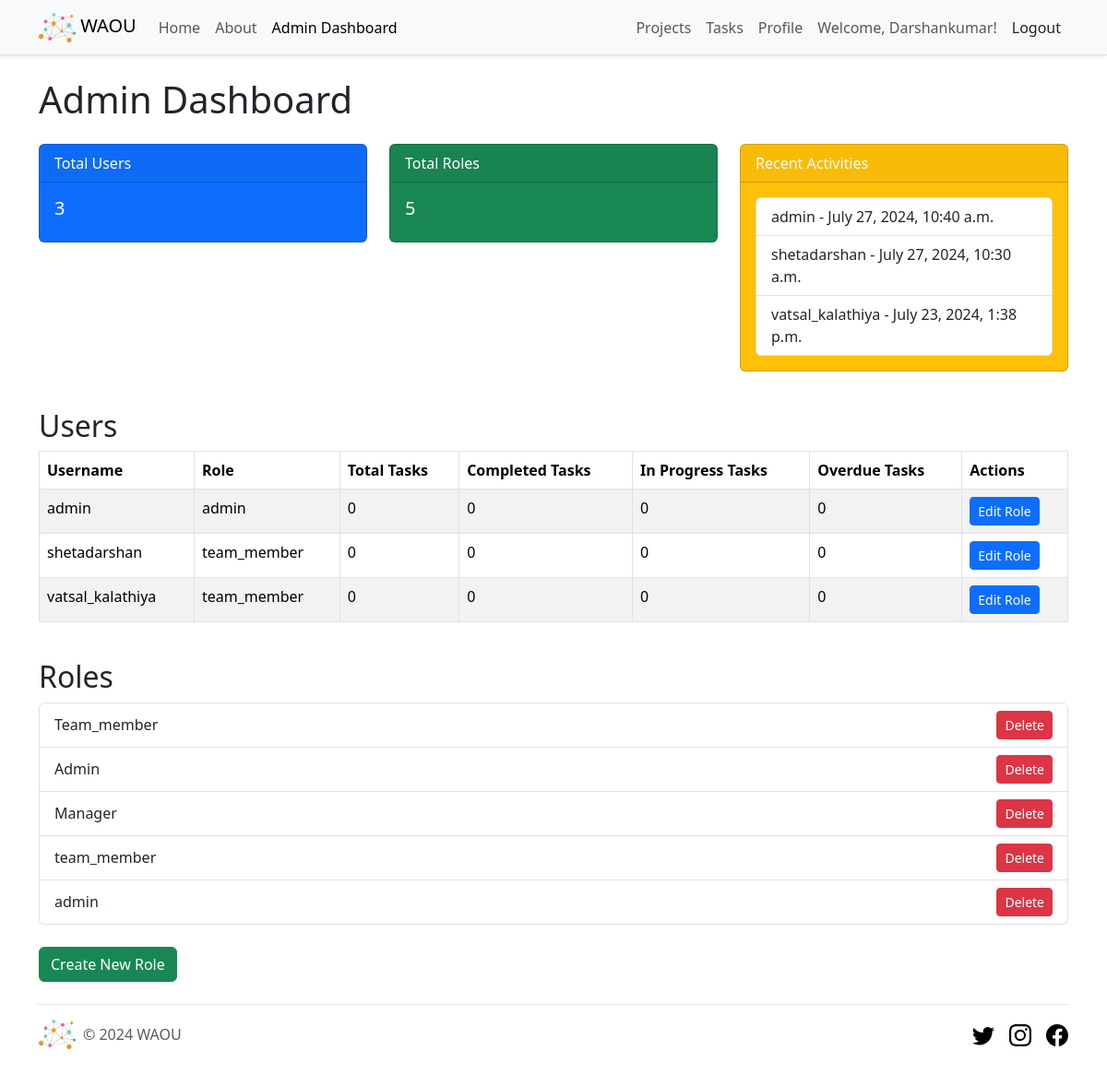
Before: /admin-dashboard/ (signed in) with the older database file.
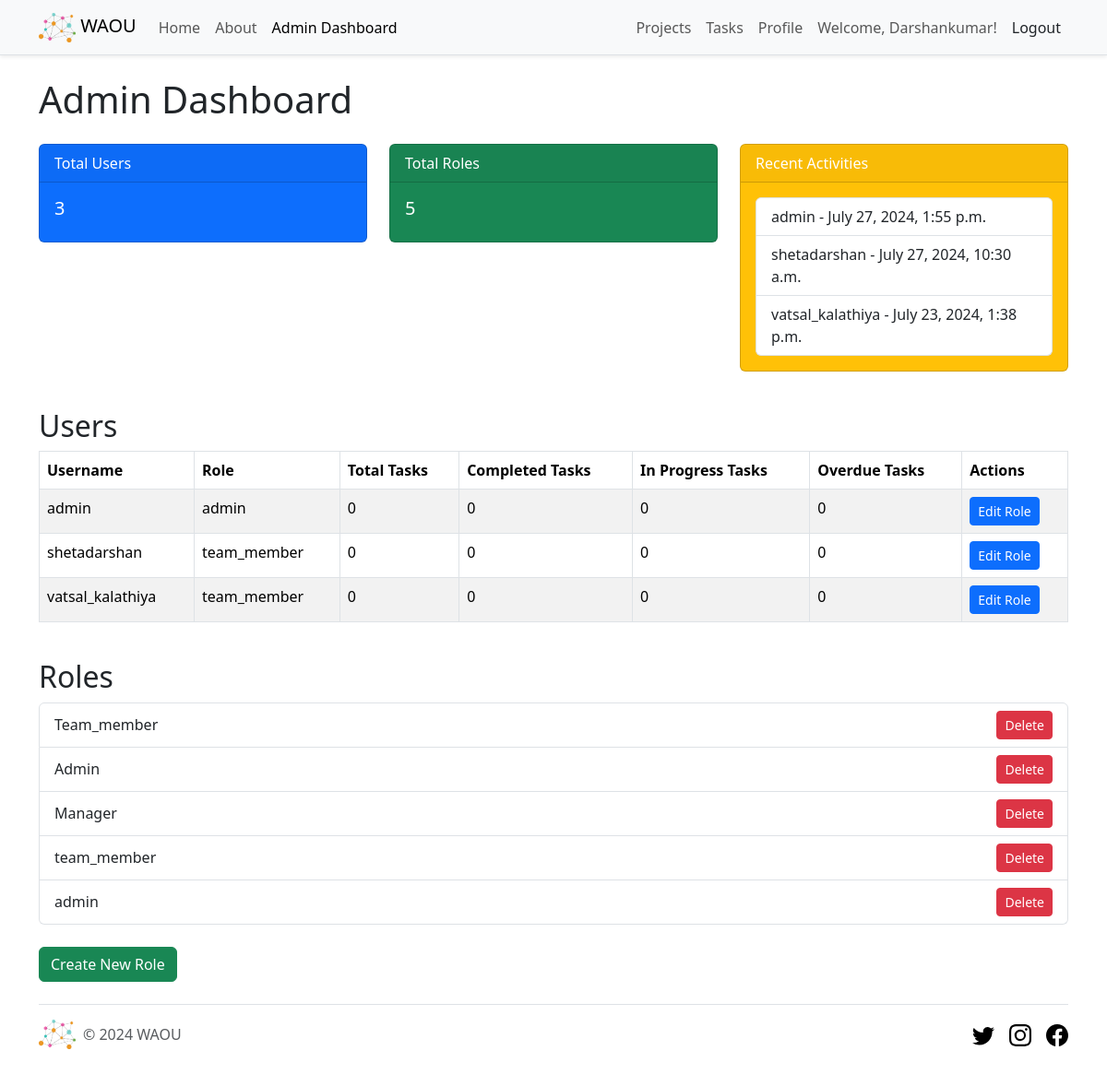
After: the same page with the newer database file.
### waou_core/models.py (models this page shows, shortened)
class UserProfile(AbstractUser):
    first_name = models.CharField(max_length=50)
    last_name = models.CharField(max_length=50)
    role = models.CharField(max_length=20, choices=Role.choices, default=Role.TEAM_MEMBER)

### waou_core/views.py (the view)
# urls.py: path('admin-dashboard/', AdminDashboardView.as_view(), name='admin_dashboard'),
class AdminDashboardView(LoginRequiredMixin, AdminRequiredMixin, TemplateView):
    template_name = 'waou_core/admin_dashboard.html'
    def get_context_data(self, **kwargs):
        context = super().get_context_data(**kwargs)
        context['total_users'] = UserProfile.objects.count()
        context['total_roles'] = Group.objects.count()
        context['recent_activities'] = UserProfile.objects.order_by('-last_login')[:5]
        users = UserProfile.objects.all()
        user_data = []
        for user in users:
            total_tasks = user.tasks.count()
            completed_tasks = user.tasks.filter(status='done').count()
            in_progress_tasks = user.tasks.filter(status='in_progress').count()
            overdue_tasks = user.tasks.filter(due_date__lt=timezone.now(), status__in=['todo', 'in_progress']).count()
            user_data.append({
                'user': user,
                'total_tasks': total_tasks,
                'completed_tasks': completed_tasks,
                'in_progress_tasks': in_progress_tasks,
                'overdue_tasks': overdue_tasks,
            })
        context['user_data'] = user_data
        context['roles'] = Group.objects.all()
        return context

### waou_core/views.py (called while the page is built)
    def test_func(self):
        return self.request.user.is_authenticated and self.request.user.role == 'admin'

### templates/waou_core/admin_dashboard.html (shortened to what this page needs)
{% extends 'base.html' %}
{% load static %}
{% block content %}
<div class="container mt-4">
    <h1 class="mb-4">Admin Dashboard</h1>
    <div class="row mb-4">
        <div class="col-md-4">
            <div class="card text-white bg-primary mb-3">
                <div class="card-header">Total Users</div>
                <div class="card-body">
                    <h5 class="card-title">{{ total_users }}</h5>
                </div>
            </div>
        </div>
        <div class="col-md-4">
            <div class="card text-white bg-success mb-3">
                <div class="card-header">Total Roles</div>
                <div class="card-body">
                    <h5 class="card-title">{{ total_roles }}</h5>
                </div>
            </div>
        </div>
        <div class="col-md-4">
            <div class="card text-white bg-warning mb-3">
                <div class="card-header">Recent Activities</div>
                <div class="card-body">
                    <ul class="list-group">
                        {% for activity in recent_activities %}
                        <li class="list-group-item">{{ activity.username }} - {{ activity.last_login }}</li>
                        {% endfor %}
                    </ul>
                </div>
            </div>
        </div>
    </div>
    <div class="row mb-4">
        <div class="col-md-12">
            <h2>Users</h2>
            <table class="table table-striped table-bordered">
                <thead class="thead-dark">
                    <tr>
                        <th scope="col">Username</th>
                        <th scope="col">Role</th>
                        <th scope="col">Total Tasks</th>
                        <th scope="col">Completed Tasks</th>
                        <th scope="col">In Progress Tasks</th>
                        <th scope="col">Overdue Tasks</th>
                        <th scope="col">Actions</th>
                    </tr>
                </thead>
                <tbody>
                    {% for user in user_data %}
                    <tr>
                        <td>{{ user.user.username }}</td>
                        <td>{{ user.user.role }}</td>
                        <td>{{ user.total_tasks }}</td>
                        <td>{{ user.completed_tasks }}</td>
                        <td>{{ user.in_progress_tasks }}</td>
                        <td>{{ user.overdue_tasks }}</td>
                        <td>
                            <a href="{% url 'edit_user_role' user.user.id %}" class="btn btn-primary btn-sm">Edit Role</a>
                        </td>
                    </tr>
                    {% endfor %}
                </tbody>
            </table>
        </div>
    </div>
    <div class="row mb-4">
        <div class="col-md-12">
            <h2>Roles</h2>
            <ul class="list-group mb-4">
                {% for role in roles %}
                <li class="list-group-item d-flex justify-content-between align-items-center">
                    {{ role.name }}
                    <a href="{% url 'delete_role' role.id %}" class="btn btn-danger btn-sm">Delete</a>
                </li>
                {% endfor %}
            </ul>
            <a href="{% url 'create_role' %}" class="btn btn-success">Create New Role</a>
        </div>
    </div>
</div>
{% endblock %}

### templates/partials/_header.html (shortened to what this page needs)
{% load static %}
<nav class="navbar navbar-expand-lg navbar-light bg-light border-bottom shadow-sm">
  <div class="container">
    <a class="navbar-brand" href="{% url 'home' %}">
      <img src="{% static 'img/waou.png' %}" width="40" height="32" alt="WAOU Logo" class="d-inline-block align-text-top">
      WAOU
    </a>
    <div class="collapse navbar-collapse" id="navbarNav">
      <ul class="navbar-nav me-auto">
        <li class="nav-item">
          <a class="nav-link{% if request.resolver_match.url_name == 'home' %} active{% endif %}" aria-current="page" href="{% url 'home' %}">Home</a>
        </li>
        <li class="nav-item">
          <a class="nav-link{% if request.resolver_match.url_name == 'about' %} active{% endif %}" href="{% url 'about' %}">About</a>
        </li>
        {% if user.is_authenticated and user.role == 'admin' %}
        <li class="nav-item">
          <a class="nav-link{% if request.resolver_match.url_name == 'admin_dashboard' %} active{% endif %}" href="{% url 'admin_dashboard' %}">Admin Dashboard</a>
        </li>
        {% endif %}
      </ul>
      <ul class="navbar-nav ms-auto">
        {% if user.is_authenticated %}
        <li class="nav-item">
          <a class="nav-link{% if request.resolver_match.url_name == 'project_list' %} active{% endif %}" href="{% url 'project_list' %}">Projects</a>
        </li>
        <li class="nav-item">
          <a class="nav-link{% if request.resolver_match.url_name == 'task_list' %} active{% endif %}" href="{% url 'task_list' %}">Tasks</a>
        </li>
        <li class="nav-item">
          <a class="nav-link{% if request.resolver_match.url_name == 'profile' %} active{% endif %}" href="{% url 'profile' %}">Profile</a>
        </li>
        <li class="nav-item">
          <a class="nav-link">Welcome, {{ user.first_name }}!</a>
        </li>
        <li class="nav-item">
          <form method="POST" action="{% url 'logout' %}" class="d-inline">
            <button type="submit" class="btn btn-link nav-link" style="color: inherit; text-decoration: none;">Logout</button>
          </form>
        </li>
        {% endif %}
      </ul>
    </div>
  </div>
</nav>

Changed rows visible on the page:
changed UserProfile "admin": last_login "July 27, 2024, 10:40 a.m." → "July 27, 2024, 1:55 p.m."
